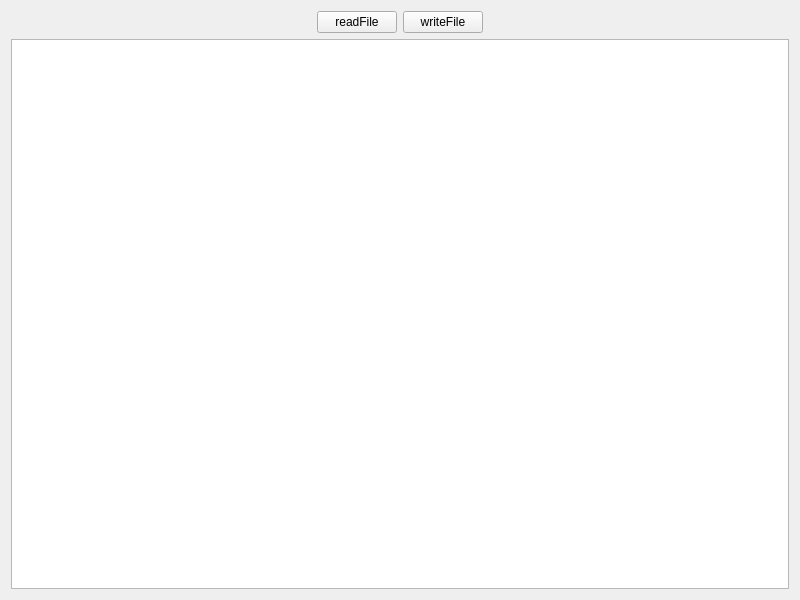
<?xml version="1.0" encoding="UTF-8"?>
<ui version="4.0">
 <class>Widget</class>
 <widget class="QWidget" name="Widget">
  <property name="geometry">
   <rect>
    <x>0</x>
    <y>0</y>
    <width>800</width>
    <height>600</height>
   </rect>
  </property>
  <property name="windowTitle">
   <string>Widget</string>
  </property>
  <layout class="QGridLayout" name="gridLayout">
   <item row="0" column="0">
    <spacer name="horizontalSpacer">
     <property name="orientation">
      <enum>Qt::Horizontal</enum>
     </property>
     <property name="sizeHint" stdset="0">
      <size>
       <width>304</width>
       <height>20</height>
      </size>
     </property>
    </spacer>
   </item>
   <item row="0" column="1">
    <widget class="QPushButton" name="pushButtonRead">
     <property name="text">
      <string>readFile</string>
     </property>
    </widget>
   </item>
   <item row="0" column="2">
    <widget class="QPushButton" name="pushButtonWrite">
     <property name="text">
      <string>writeFile</string>
     </property>
    </widget>
   </item>
   <item row="0" column="3">
    <spacer name="horizontalSpacer_2">
     <property name="orientation">
      <enum>Qt::Horizontal</enum>
     </property>
     <property name="sizeHint" stdset="0">
      <size>
       <width>304</width>
       <height>20</height>
      </size>
     </property>
    </spacer>
   </item>
   <item row="1" column="0" colspan="4">
    <widget class="QTextEdit" name="textEdit"/>
   </item>
  </layout>
 </widget>
 <resources/>
 <connections/>
</ui>
